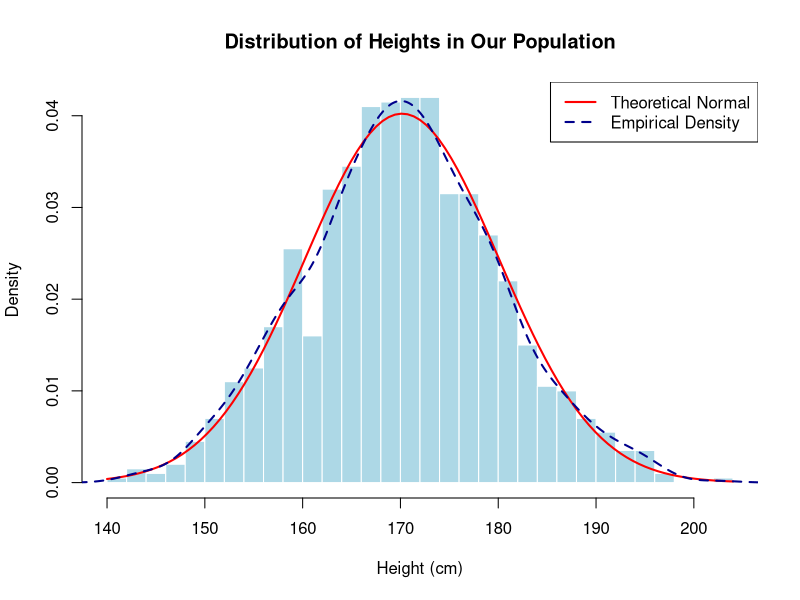
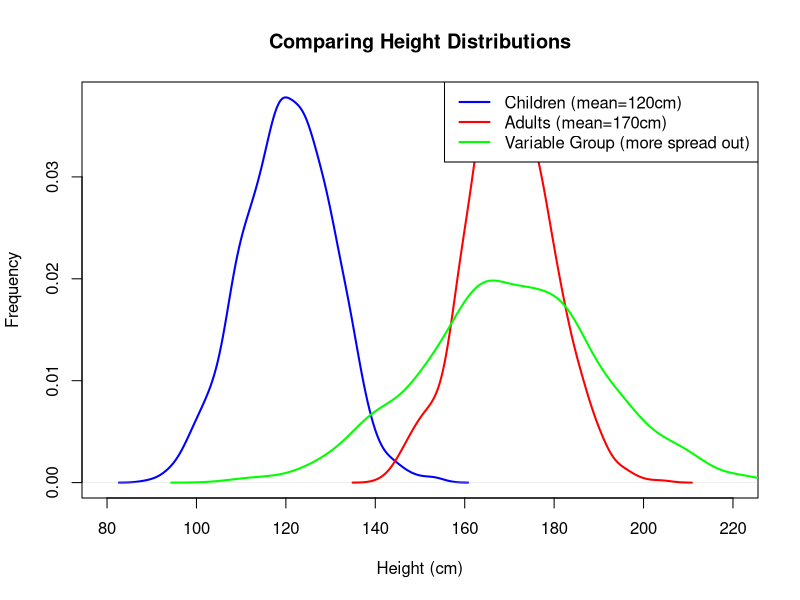
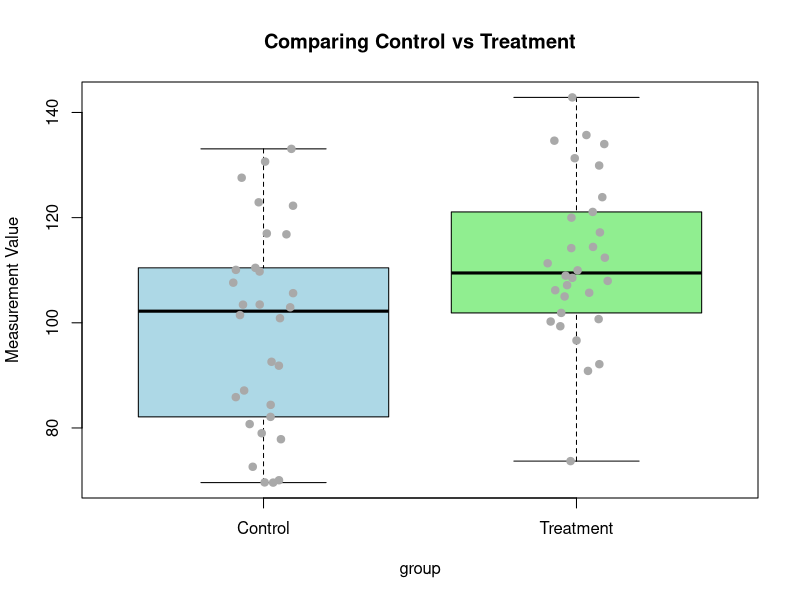
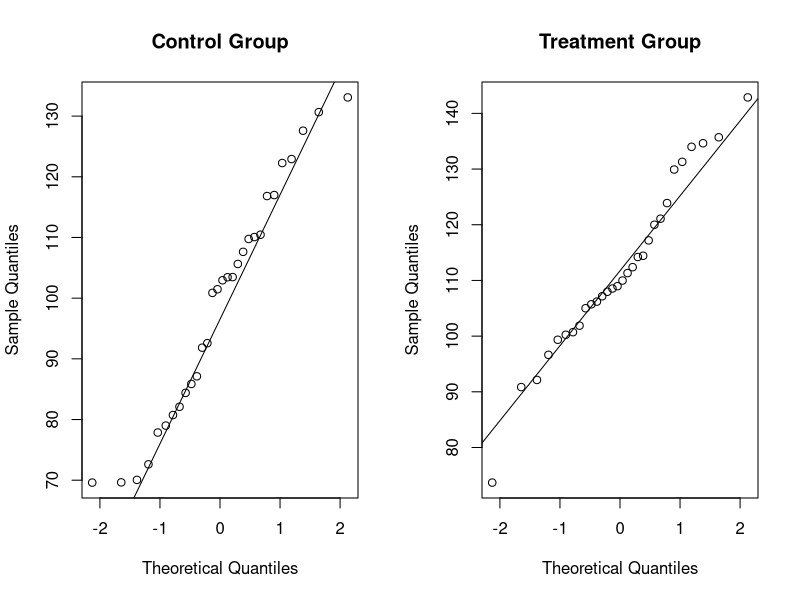

Write the R code that produced these figures, in order.
## ---- chunk 1
# Set global options for all code chunks in this document
# echo = TRUE means code will be displayed along with its output
knitr::opts_chunk$set(echo = TRUE)
## ---- chunk 2
# Set a random seed for reproducibility - this ensures we get the same random numbers each time
set.seed(123)  

# Generate synthetic height data:
# - 1000 random numbers from a normal distribution
# - Mean (average) height of 170 cm
# - Standard deviation of 10 cm (spread of the data)
heights <- rnorm(1000, mean = 170, sd = 10)  

# Create a histogram with density scaling
# This shows the distribution of our height data
hist(heights, 
     breaks = 30,                    # Number of bars in the histogram
     main = "Distribution of Heights in Our Population",  # Title
     xlab = "Height (cm)",          # X-axis label
     ylab = "Density",              # Y-axis label
     col = "lightblue",             # Bar color
     border = "white",              # Border color
     prob = TRUE)                   # Use probability scaling for density curves

# Add the theoretical normal curve (red line)
# This shows what a perfect normal distribution would look like
curve(dnorm(x, mean = mean(heights), sd = sd(heights)), 
      col = "red", 
      lwd = 2,                      # Line width
      add = TRUE)                   # Add to existing plot

# Add the empirical density curve (blue dashed line)
# This shows the actual distribution of our data
lines(density(heights), 
      col = "darkblue", 
      lwd = 2,
      lty = 2)                      # Make line dashed

# Add a legend to explain the lines
legend("topright", 
       legend = c("Theoretical Normal", "Empirical Density"),
       col = c("red", "darkblue"),
       lwd = 2,
       lty = c(1, 2))

# Calculate and display summary statistics
cat("\nSummary of Heights:")
cat("\nAverage Height:", round(mean(heights), 1), "cm")     # Mean height
cat("\nStandard Deviation:", round(sd(heights), 1), "cm")   # Spread of heights
cat("\nMinimum:", round(min(heights), 1), "cm")             # Shortest height
cat("\nMaximum:", round(max(heights), 1), "cm")             # Tallest height
## ---- chunk 3
# Generate three different height distributions to compare:
child_heights <- rnorm(1000, mean = 120, sd = 10)    # Children (shorter average)
adult_heights <- rnorm(1000, mean = 170, sd = 10)    # Adults (taller average)
variable_heights <- rnorm(1000, mean = 170, sd = 20) # More variable group (same average, more spread)

# Create a base plot using the density of child heights
plot(density(child_heights), 
     main = "Comparing Height Distributions",
     xlab = "Height (cm)",
     ylab = "Frequency",
     col = "blue",                  # Blue line for children
     lwd = 2,                       # Line width
     xlim = c(80, 220))            # Set x-axis limits

# Add lines for other distributions
lines(density(adult_heights), col = "red", lwd = 2)      # Red line for adults
lines(density(variable_heights), col = "green", lwd = 2) # Green line for variable group

# Add a legend to explain the lines
legend("topright", 
       legend = c("Children (mean=120cm)", 
                 "Adults (mean=170cm)", 
                 "Variable Group (more spread out)"),
       col = c("blue", "red", "green"),
       lwd = 2)
## ---- chunk 4
# Generate example data for our experiment
# Control group: 30 measurements with mean=100 and SD=15
control <- rnorm(30, mean = 100, sd = 15)    

# Treatment group: 30 measurements with mean=115 and SD=15
# Note: We set a higher mean to simulate a treatment effect
treatment <- rnorm(30, mean = 115, sd = 15)   

# Combine data into a single data frame for easier analysis
# This creates a structured format with two columns:
# - value: the actual measurements
# - group: indicates whether each measurement is from control or treatment
experiment_data <- data.frame(
  value = c(control, treatment),                # All measurements combined
  group = rep(c("Control", "Treatment"), each = 30)  # Group labels
)

# Create a box plot to visualize the data distribution
# Box plots show:
# - The median (middle line)
# - The interquartile range (box)
# - The range of typical values (whiskers)
# - Any outliers (individual points)
boxplot(value ~ group, data = experiment_data,
        main = "Comparing Control vs Treatment",
        ylab = "Measurement Value",
        col = c("lightblue", "lightgreen"))  # Different colors for each group

# Add individual data points to show the actual distribution
# This helps us see the raw data alongside the summary statistics
stripchart(value ~ group, data = experiment_data,
           vertical = TRUE,           # Points arranged vertically
           method = "jitter",         # Add random horizontal jitter to prevent overlap
           add = TRUE,                # Add to existing plot
           pch = 19,                  # Use filled circles for points
           col = "darkgray")          # Point color

# Calculate and display summary statistics for each group
cat("\nControl Group:")
cat("\n  Average:", round(mean(control), 1))        # Mean of control group
cat("\n  SD:", round(sd(control), 1))               # Standard deviation of control
cat("\n\nTreatment Group:")
cat("\n  Average:", round(mean(treatment), 1))      # Mean of treatment group
cat("\n  SD:", round(sd(treatment), 1))             # Standard deviation of treatment
## ---- chunk 5
# Perform an independent samples t-test
# This test compares the means of two groups and tells us if they're significantly different
test_result <- t.test(value ~ group, data = experiment_data)

# Print results in a user-friendly format
cat("\nResults of our Statistical Test:")
cat("\n--------------------------------")
# Calculate and display the actual difference between group means
cat("\nAverage difference between groups:", 
    round(diff(tapply(experiment_data$value, experiment_data$group, mean)), 1))
# Interpret the p-value in plain language
cat("\nIs this difference significant?", 
    ifelse(test_result$p.value < 0.05, "YES!", "No"))
# Show the actual p-value
cat("\n(p-value =", round(test_result$p.value, 4), ")")
## ---- chunk 6
# Create Q-Q plots to check if our data follows a normal distribution
# Q-Q plots compare our data quantiles to theoretical normal quantiles
# Points should roughly follow the diagonal line if data is normal

# Set up the plotting area to show two plots side by side
par(mfrow = c(1, 2))

# Q-Q plot for Control group
qqnorm(experiment_data$value[experiment_data$group == "Control"],
       main = "Control Group")
qqline(experiment_data$value[experiment_data$group == "Control"])

# Q-Q plot for Treatment group
qqnorm(experiment_data$value[experiment_data$group == "Treatment"],
       main = "Treatment Group")
qqline(experiment_data$value[experiment_data$group == "Treatment"])

# Reset plotting area to single plot
par(mfrow = c(1, 1))
